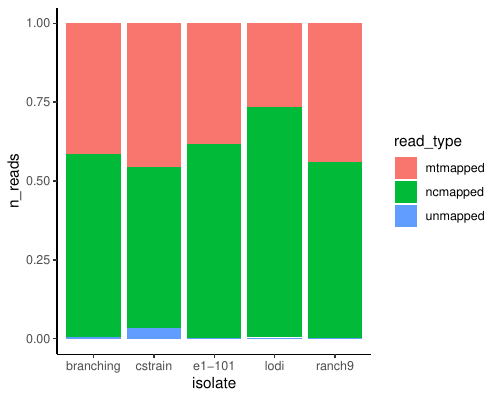

Here is the R script that generated this plot:
if (!require("ggplot2")){ 
        install.packages("ggplot2") 
} 
library(ggplot2)

# get names of files where tables are
filenames = list.files("../mt_genome_coverage", pattern="*mapped_reads.txt", full.names=T)

# initializing an empty variable
tab = NULL

# for each file, read table and combine with initialized variable
for(filename in filenames){
   aux = read.table(filename, sep='\t'); 
   tab = rbind(tab, aux)
   }

# give name to columns
colnames(tab) = c("isolate", "read_type", "n_reads")

# get rid of total mapped reads. This should be equal to number reads mapped to the nuclear genome + number of reads mapped to the mt genome
tab = subset(tab, read_type!="totalmapped")

# make a bar plot with % of each read type
pdf("percentage_mapped_reads.pdf", width = 5, height = 4)
ggplot(tab, aes(fill=read_type, y=n_reads, x=isolate)) +
   geom_bar(position="fill", stat="identity")+
   theme_classic()
dev.off()
